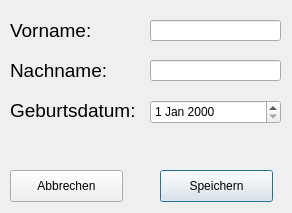
<?xml version="1.0" encoding="UTF-8"?>
<ui version="4.0">
 <class>Benutzerdaten</class>
 <widget class="QDialog" name="Benutzerdaten">
  <property name="geometry">
   <rect>
    <x>0</x>
    <y>0</y>
    <width>292</width>
    <height>213</height>
   </rect>
  </property>
  <property name="windowTitle">
   <string>Benutzerdaten ändern</string>
  </property>
  <widget class="QPushButton" name="btn_NuSpeichern">
   <property name="geometry">
    <rect>
     <x>160</x>
     <y>170</y>
     <width>113</width>
     <height>32</height>
    </rect>
   </property>
   <property name="text">
    <string>Speichern</string>
   </property>
  </widget>
  <widget class="QPushButton" name="btn_NuAbbrechen">
   <property name="geometry">
    <rect>
     <x>10</x>
     <y>170</y>
     <width>113</width>
     <height>32</height>
    </rect>
   </property>
   <property name="text">
    <string>Abbrechen</string>
   </property>
  </widget>
  <widget class="QLabel" name="label">
   <property name="geometry">
    <rect>
     <x>10</x>
     <y>20</y>
     <width>81</width>
     <height>21</height>
    </rect>
   </property>
   <property name="font">
    <font>
     <pointsize>14</pointsize>
    </font>
   </property>
   <property name="text">
    <string>Vorname:</string>
   </property>
  </widget>
  <widget class="QLineEdit" name="txt_benutzerDataVname">
   <property name="geometry">
    <rect>
     <x>150</x>
     <y>20</y>
     <width>131</width>
     <height>21</height>
    </rect>
   </property>
   <property name="maxLength">
    <number>30</number>
   </property>
  </widget>
  <widget class="QLineEdit" name="txt_benutzerDataName">
   <property name="geometry">
    <rect>
     <x>150</x>
     <y>60</y>
     <width>131</width>
     <height>21</height>
    </rect>
   </property>
   <property name="maxLength">
    <number>30</number>
   </property>
  </widget>
  <widget class="QLabel" name="label_2">
   <property name="geometry">
    <rect>
     <x>10</x>
     <y>60</y>
     <width>101</width>
     <height>21</height>
    </rect>
   </property>
   <property name="font">
    <font>
     <pointsize>14</pointsize>
    </font>
   </property>
   <property name="text">
    <string>Nachname:</string>
   </property>
  </widget>
  <widget class="QLabel" name="label_3">
   <property name="geometry">
    <rect>
     <x>10</x>
     <y>100</y>
     <width>131</width>
     <height>21</height>
    </rect>
   </property>
   <property name="font">
    <font>
     <pointsize>14</pointsize>
    </font>
   </property>
   <property name="text">
    <string>Geburtsdatum:</string>
   </property>
  </widget>
  <widget class="QDateEdit" name="txt_benutzerDataGeb">
   <property name="geometry">
    <rect>
     <x>150</x>
     <y>100</y>
     <width>131</width>
     <height>24</height>
    </rect>
   </property>
  </widget>
 </widget>
 <tabstops>
  <tabstop>txt_benutzerDataVname</tabstop>
  <tabstop>txt_benutzerDataName</tabstop>
  <tabstop>txt_benutzerDataGeb</tabstop>
  <tabstop>btn_NuSpeichern</tabstop>
  <tabstop>btn_NuAbbrechen</tabstop>
 </tabstops>
 <resources/>
 <connections/>
</ui>
